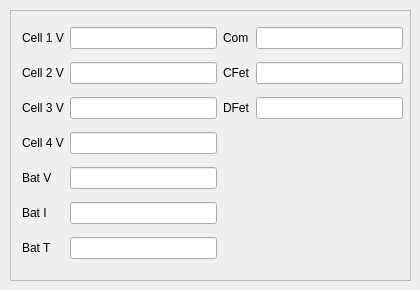
                     <widget class="QWidget" name="tab_bat1_1">
                      <attribute name="title">
                       <string>B1</string>
                      </attribute>
                      <widget class="QFrame" name="frame_bat1_1">
                       <property name="geometry">
                        <rect>
                         <x>10</x>
                         <y>10</y>
                         <width>401</width>
                         <height>271</height>
                        </rect>
                       </property>
                       <property name="frameShape">
                        <enum>QFrame::StyledPanel</enum>
                       </property>
                       <property name="frameShadow">
                        <enum>QFrame::Raised</enum>
                       </property>
                       <widget class="QWidget" name="">
                        <property name="geometry">
                         <rect>
                          <x>12</x>
                          <y>10</y>
                          <width>381</width>
                          <height>251</height>
                         </rect>
                        </property>
                        <layout class="QGridLayout" name="gridLayout_24">
                         <item row="0" column="0">
                          <widget class="QLabel" name="label_cell1v_1">
                           <property name="text">
                            <string>Cell 1 V</string>
                           </property>
                          </widget>
                         </item>
                         <item row="0" column="1">
                          <widget class="QLineEdit" name="lineEdit_cell1_1"/>
                         </item>
                         <item row="0" column="2">
                          <widget class="QLabel" name="label_bat_comm_1">
                           <property name="text">
                            <string>Com</string>
                           </property>
                          </widget>
                         </item>
                         <item row="0" column="3">
                          <widget class="QLineEdit" name="lineEdit_bat_comm_1"/>
                         </item>
                         <item row="1" column="0">
                          <widget class="QLabel" name="label_cell2v_1">
                           <property name="text">
                            <string>Cell 2 V</string>
                           </property>
                          </widget>
                         </item>
                         <item row="1" column="1">
                          <widget class="QLineEdit" name="lineEdit_cell2_1"/>
                         </item>
                         <item row="1" column="2">
                          <widget class="QLabel" name="label_bat_cfet_1">
                           <property name="text">
                            <string>CFet</string>
                           </property>
                          </widget>
                         </item>
                         <item row="1" column="3">
                          <widget class="QLineEdit" name="lineEdit_bat_cfet_1"/>
                         </item>
                         <item row="2" column="0">
                          <widget class="QLabel" name="label_cell3v_1">
                           <property name="text">
                            <string>Cell 3 V</string>
                           </property>
                          </widget>
                         </item>
                         <item row="2" column="1">
                          <widget class="QLineEdit" name="lineEdit_cell3_1"/>
                         </item>
                         <item row="2" column="2">
                          <widget class="QLabel" name="label_bat_comm_36">
                           <property name="text">
                            <string>DFet</string>
                           </property>
                          </widget>
                         </item>
                         <item row="2" column="3">
                          <widget class="QLineEdit" name="lineEdit_bat_dfet_1"/>
                         </item>
                         <item row="3" column="0">
                          <widget class="QLabel" name="label_cell4v_1">
                           <property name="text">
                            <string>Cell 4 V</string>
                           </property>
                          </widget>
                         </item>
                         <item row="3" column="1">
                          <widget class="QLineEdit" name="lineEdit_cell4_1"/>
                         </item>
                         <item row="4" column="0">
                          <widget class="QLabel" name="label_batv_1">
                           <property name="toolTip">
                            <string extracomment="Battery Voltage"/>
                           </property>
                           <property name="text">
                            <string>Bat V</string>
                           </property>
                          </widget>
                         </item>
                         <item row="4" column="1">
                          <widget class="QLineEdit" name="lineEdit_batv_1"/>
                         </item>
                         <item row="5" column="0">
                          <widget class="QLabel" name="label_bati_1">
                           <property name="toolTip">
                            <string extracomment="Battery Current"/>
                           </property>
                           <property name="text">
                            <string>Bat I</string>
                           </property>
                          </widget>
                         </item>
                         <item row="5" column="1">
                          <widget class="QLineEdit" name="lineEdit_bati_1"/>
                         </item>
                         <item row="6" column="0">
                          <widget class="QLabel" name="label_bat_temp_1">
                           <property name="text">
                            <string>Bat T</string>
                           </property>
                          </widget>
                         </item>
                         <item row="6" column="1">
                          <widget class="QLineEdit" name="lineEdit_bat_temp_1"/>
                         </item>
                        </layout>
                       </widget>
                      </widget>
                     </widget>
